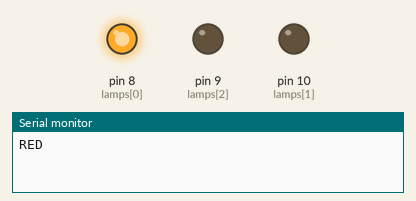
This sketch was run on a simulated Arduino Uno, built with avr-gcc and run on an emulated ATmega328P. Parts: output pins drawn as LEDs (lit = HIGH), the last lines printed to the serial monitor.

Above: at 1.5 s.
At 4.5 s:
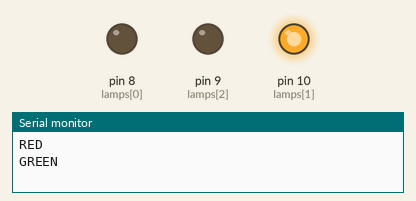
At 6.5 s:
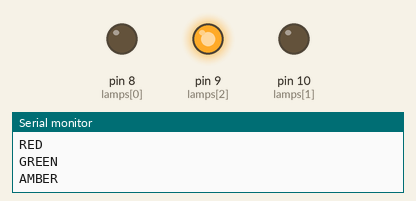
Timing chart, 0 to 9.1 s (numbered marks = the images above):
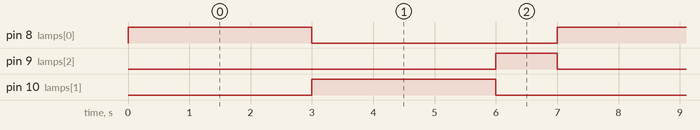

The sketch:

miniature_traffic_signal.ino
```cpp
// Connect D8 to red, D10 to green and D9 to amber through individual 330 ohm resistors.
constexpr byte lamps[] = {8, 10, 9};
constexpr unsigned long durationMs[] = {3000, 3000, 1000};
constexpr const char *names[] = {"RED", "GREEN", "AMBER"};
byte phase = 0;
unsigned long startedAt = 0;

void setup() {
  Serial.begin(115200);
  for (byte pin : lamps) {
    pinMode(pin, OUTPUT);
    digitalWrite(pin, LOW);
  }
  digitalWrite(lamps[phase], HIGH);
  startedAt = millis();
  Serial.println(names[phase]);
}

void loop() {
  const unsigned long now = millis();
  if (now - startedAt < durationMs[phase]) return;
  digitalWrite(lamps[phase], LOW);
  phase = (phase + 1) % 3;
  digitalWrite(lamps[phase], HIGH);
  startedAt = now;
  Serial.println(names[phase]);
}
```

Measured:
- by itself, pin 8 (lamps[0]), pin 10 (lamps[1]): alternates HIGH for 3.0 s and LOW for 4.0 s
- by itself, pin 9 (lamps[2]): alternates HIGH for 1.0 s and LOW for 6.0 s
- by itself, everything shown: repeats every 7.0 s, in 3 steps
